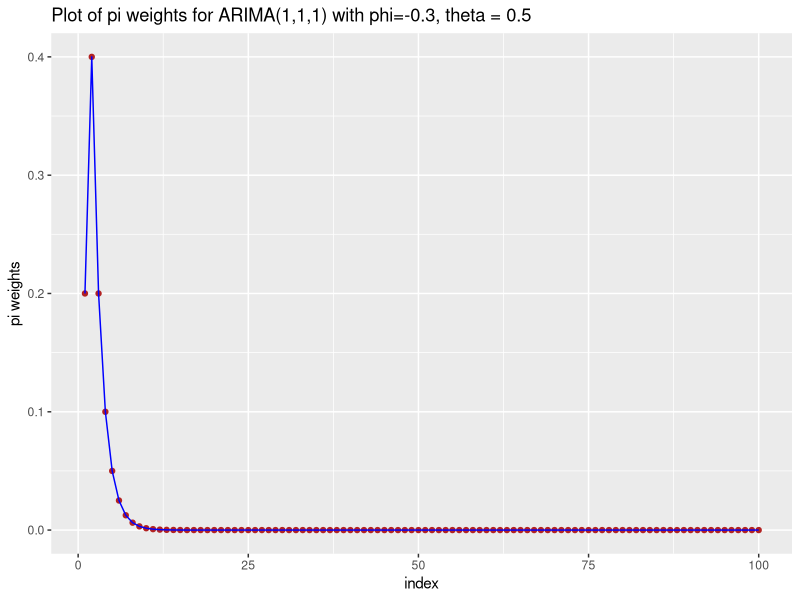
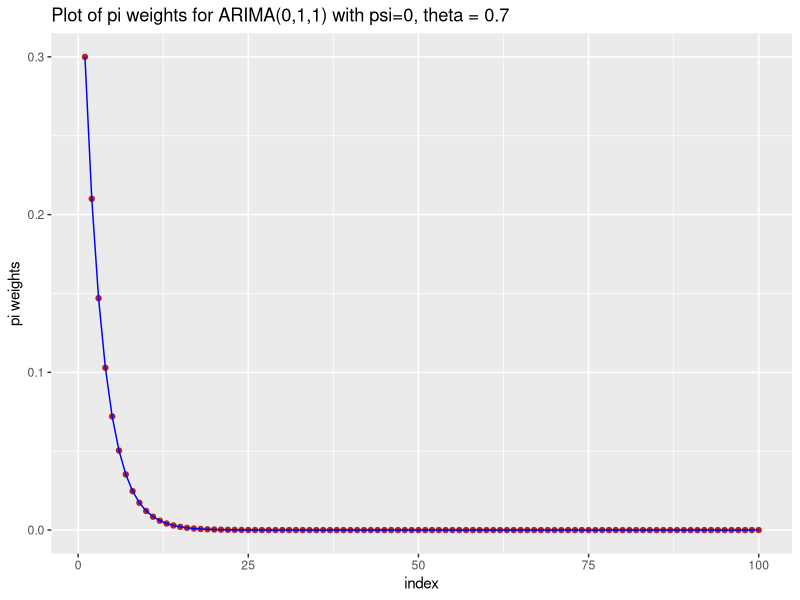
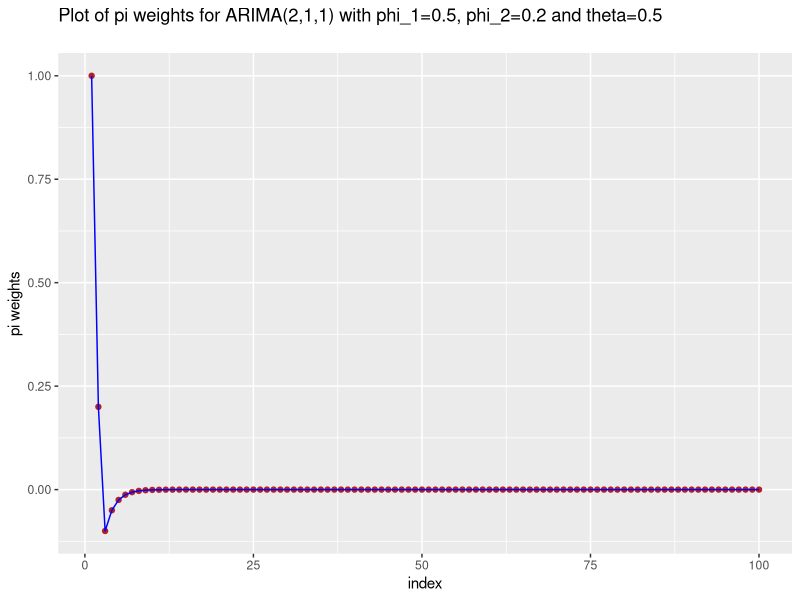
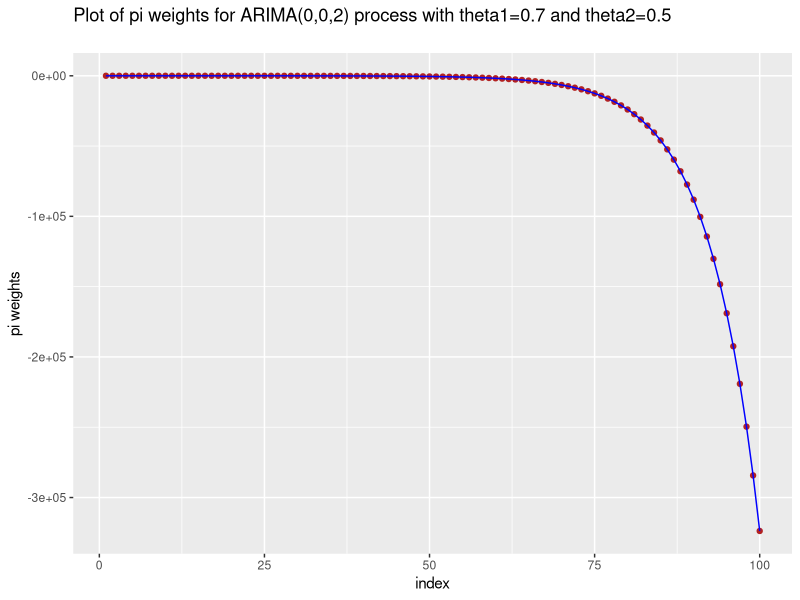
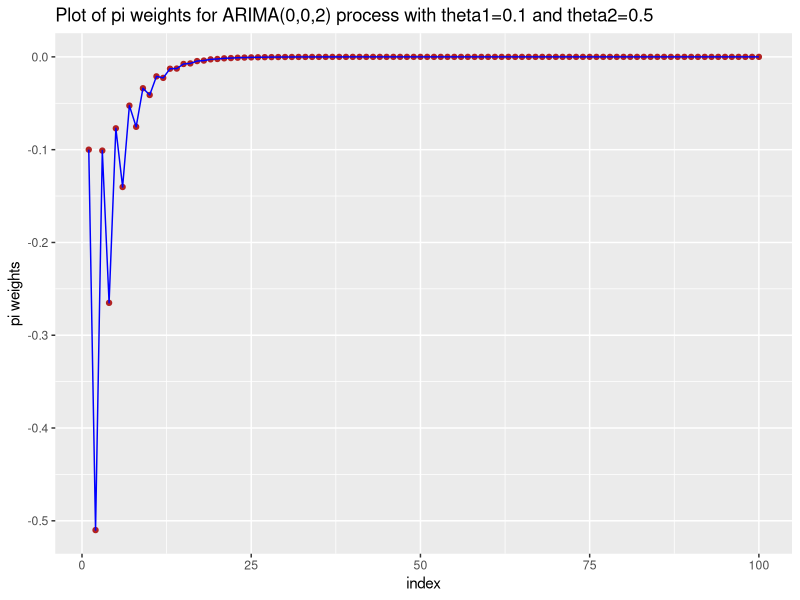
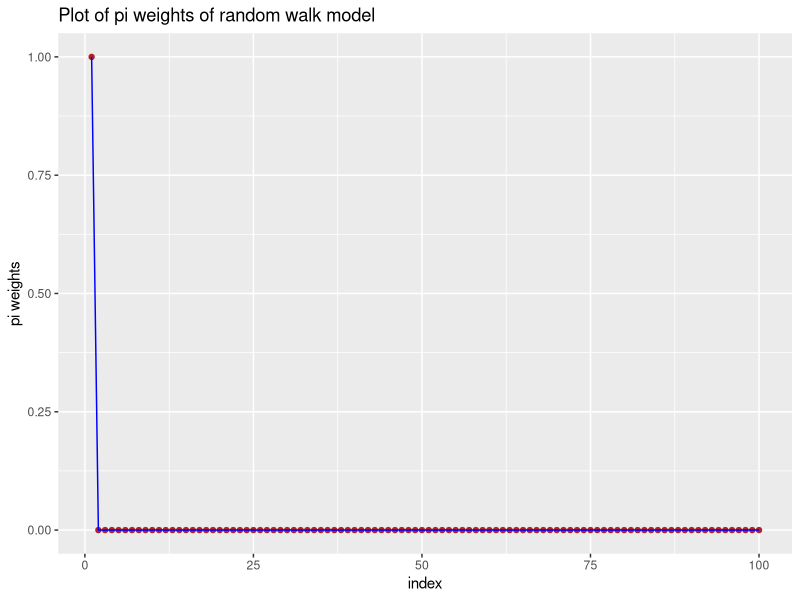
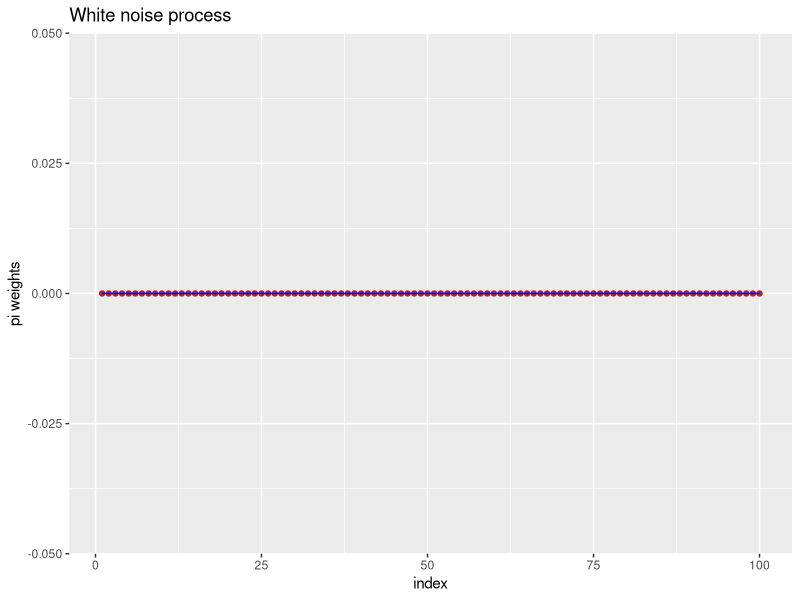
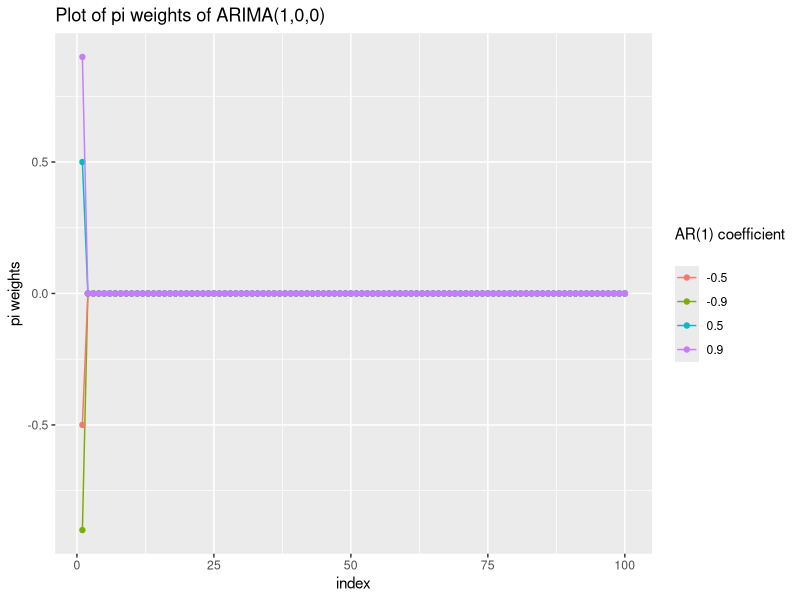

R code for these plots, in order:
## ---- chunk 1
knitr::opts_chunk$set(echo = TRUE)
## ---- chunk 2
#pi coefficients
library(polynom)
convetARMAorARIMA<-function(ar_c=0,d=0,ma_c=0,npi=25){
#x-backshift operator B
#ar-non seasonal ar part
#diff-non seasonal difference order
#ma-non seasonal ma part
#npi-number of pi coefficients need to calculate
p<-length(ar_c)
ar=-1*ar_c
ar<-polynomial(c(1,ar))
backshift_nonseasonal<-polynomial(c(1,-1))
diff<-backshift_nonseasonal^d
LHS_poly<-ar*diff
LHS_coef<-coef(LHS_poly)#extract the coefficients of RHS_poly
if(length(LHS_coef)==1){LHS_coef=rep(0,npi+1)}
LHS_B_coef<-LHS_coef[-1]#extract the B coefficients of RHS and store it into a matrix
LHS_B_coef_length=length( LHS_B_coef)
if(LHS_B_coef_length!=npi){
zero_mat1<- matrix( rep(0,npi),nrow=npi, ncol=1)
for (i in 1:LHS_B_coef_length){
zero_mat1[i,1]<-LHS_B_coef[i]
i=i+1
}
LHS1<-zero_mat1
}else {LHS1<-as.matrix(LHS_B_coef)}
length_ma_c=length(ma_c)


if(length_ma_c!=npi){
zero_mat2 <- matrix( rep(0,npi),nrow=npi, ncol=1)
for (i in 1:length_ma_c){
zero_mat2[i,1]<-ma_c[i]
i=i+1
}
RHS1<-zero_mat2
}else {RHS1<-as.matrix(ma_c)}
#Coefficient matrix
con_mat=RHS1+LHS1
#pi coefficient mat
pi<-diag(-1,npi,npi)
k=2
for (i in 1: length_ma_c){
for(j in k:npi){
pi[j,j-i]<-ma_c[i]
}
k=k+1
}
#values of pi coefficients
solve(pi)%*%con_mat
}

## ---- chunk 3
convetARMAorARIMA(d=1,ar_c=c(-0.3),ma_c=(0.5),npi=100)

## ---- chunk 4
library(ggplot2)
pi1<-convetARMAorARIMA(d=1,ar_c=c(-0.3),ma_c=(0.5),npi=100)
index<-1:100
dfr1<-data.frame(pi1,index)
ggplot(dfr1,aes(index,pi1))+geom_point(color="firebrick")+geom_line(color="blue")+
labs(y= "pi weights")+
labs(title="Plot of pi weights for ARIMA(1,1,1) with phi=-0.3, theta = 0.5")

## ---- chunk 5
convetARMAorARIMA(d=1,ar_c=c(0),ma_c=(0.7),npi=100)

## ---- chunk 6
pi1<-convetARMAorARIMA(d=1,ar_c=c(0),ma_c=(0.7),npi=100)
index<-1:100
dfr1<-data.frame(pi1,index)
ggplot(dfr1,aes(index,pi1))+geom_point(color="firebrick")+geom_line(color="blue")+
labs(y="pi weights")+labs(title="Plot of pi weights for ARIMA(0,1,1) with psi=0, theta = 0.7")

## ---- chunk 7
convetARMAorARIMA(d=1,ar_c=c(0.5,0.2),ma_c=(0.5),npi=100)
## ---- chunk 8
pi1<-convetARMAorARIMA(d=1,ar_c=c(0.5,0.2),ma_c=(0.5),npi=100)
index<-1:100
dfr1<-data.frame(pi1,index)
ggplot(dfr1,aes(index,pi1))+geom_point(color="firebrick")+geom_line(color="blue")+
labs(y="pi weights")+
labs(title="Plot of pi weights for ARIMA(2,1,1) with phi_1=0.5, phi_2=0.2 and theta=0.5
")

## ---- chunk 9
convetARMAorARIMA(d=0,ar_c=c(0),ma_c=c(0.7,0.5),npi=100)
## ---- chunk 10
pi1<-convetARMAorARIMA(d=0,ar_c=c(0),ma_c=c(0.7,0.5),npi=100)
index<-1:100
dfr1<-data.frame(pi1,index)
ggplot(dfr1,aes(index,pi1))+geom_point(color="firebrick")+geom_line(color="blue")+
labs(y="pi weights") +
labs(title="Plot of pi weights for ARIMA(0,0,2) process with theta1=0.7 and theta2=0.5
")

## ---- chunk 11
polynomial(c(1,-0.7,-0.5))

## ---- chunk 12
polyroot(c(1,-0.7,-0.5))
## ---- chunk 13
convetARMAorARIMA(d=0,ar_c=c(0),ma_c=c(0.1,0.5),npi=100)

## ---- chunk 14
pi1<-convetARMAorARIMA(d=0,ar_c=c(0),ma_c=c(0.1,0.5),npi=100)
index<-1:100
dfr1<-data.frame(pi1,index)
ggplot(dfr1,aes(index,pi1))+geom_point(color="firebrick")+geom_line(color="blue")+
labs(y="pi weights")+
labs(title="Plot of pi weights for ARIMA(0,0,2) process with theta1=0.1 and theta2=0.5 ")
## ---- chunk 15
polynomial(c(1,-0.1,-0.5))

## ---- chunk 16
polyroot(c(1,-0.1,-0.5))
## ---- chunk 17
convetARMAorARIMA(d=1,ar_c=c(0),ma_c=c(0),npi=100)

## ---- chunk 18
pi1<-convetARMAorARIMA(d=1,ar_c=c(0),ma_c=c(0),npi=100)
index<-1:100
dfr1<-data.frame(pi1,index)
ggplot(dfr1,aes(index,pi1))+geom_point(color="firebrick")+geom_line(color="blue")+
labs(y="pi weights")+labs(title="Plot of pi weights of random walk model")
## ---- chunk 19
convetARMAorARIMA(d=0,ar_c=c(0),ma_c=c(0),npi=100)

## ---- chunk 20
library(ggplot2)
pi1<-convetARMAorARIMA(d=0,ar_c=c(0),ma_c=c(0),npi=100)
index<-1:100
dfr1<-data.frame(pi1,index)
ggplot(dfr1,aes(index,pi1))+geom_point(color="firebrick")+geom_line(color="blue")+
labs(y="pi weights")+labs(title="White noise process")

## ---- chunk 21
pi1<-convetARMAorARIMA(d=0,ar_c=c(-0.9),ma_c=c(0),npi=100)
pi2<-convetARMAorARIMA(d=0,ar_c=c(-0.5),ma_c=c(0),npi=100)
pi3<-convetARMAorARIMA(d=0,ar_c=c(0.5),ma_c=c(0),npi=100)
pi4<-convetARMAorARIMA(d=0,ar_c=c(0.9),ma_c=c(0),npi=100)
index<-1:100
dfr1<-data.frame(pi1,pi2,pi3,pi4,index)
ggplot(dfr1,aes(index,y))+
geom_point(aes(y=pi1,color="-0.9"))+geom_line(aes(y=pi1,color="-0.9"))+
geom_point(aes(y=pi2,color="-0.5"))+geom_line(aes(y=pi2,color="-0.5"))+
geom_point(aes(y=pi3,color="0.5"))+geom_line(aes(y=pi3,color="0.5"))+
geom_point(aes(y=pi4,color="0.9"))+geom_line(aes(y=pi4,color="0.9"))+
labs(y="pi weights")+labs(title="Plot of pi weights of ARIMA(1,0,0) " ,color = "AR(1) coefficient\n")

## ---- chunk 22
pi2<-convetARMAorARIMA(d=1,ar_c=c(-0.5),ma_c=c(0),npi=100)
pi3<-convetARMAorARIMA(d=1,ar_c=c(0.5),ma_c=c(0),npi=100)
pi4<-convetARMAorARIMA(d=1,ar_c=c(0.9),ma_c=c(0),npi=100)
index<-1:100
dfr1<-data.frame(pi1,pi2,pi3,pi4,index)
ggplot(dfr1,aes(index,y))+
geom_point(aes(y=pi1,color="-0.9"))+geom_line(aes(y=pi1,color="-0.9"))+
geom_point(aes(y=pi2,color="-0.5"))+geom_line(aes(y=pi2,color="-0.5"))+
geom_point(aes(y=pi3,color="0.5"))+geom_line(aes(y=pi3,color="0.5"))+
geom_point(aes(y=pi4,color="0.9"))+geom_line(aes(y=pi4,color="0.9"))+
labs(y="pi weights")+labs(title="Plot of pi weights of ARIMA(1,1,0)
",color = "AR(1) coefficient\n")

## ---- chunk 23
pi1<-convetARMAorARIMA(d=1,ar_c=c(-0.9),ma_c=c(0.1),npi=100)
pi2<-convetARMAorARIMA(d=1,ar_c=c(-0.5),ma_c=c(0.1),npi=100)
pi3<-convetARMAorARIMA(d=1,ar_c=c(0.5),ma_c=c(0.1),npi=100)
pi4<-convetARMAorARIMA(d=1,ar_c=c(0.9),ma_c=c(0.1),npi=100)
index<-1:100
dfr1<-data.frame(pi1,pi2,pi3,pi4,index)
ggplot(dfr1,aes(index,y))+
geom_point(aes(y=pi1,color="-0.9"))+geom_line(aes(y=pi1,color="-0.9"))+
geom_point(aes(y=pi2,color="-0.5"))+geom_line(aes(y=pi2,color="-0.5"))+
geom_point(aes(y=pi3,color="0.5"))+geom_line(aes(y=pi3,color="0.5"))+
geom_point(aes(y=pi4,color="0.9"))+geom_line(aes(y=pi4,color="0.9"))+
labs(y="pi weights")+labs(title="Plot of pi weights of ARIMA(1,1,1) ", color = "phi coefficient\n")

## ---- chunk 24


